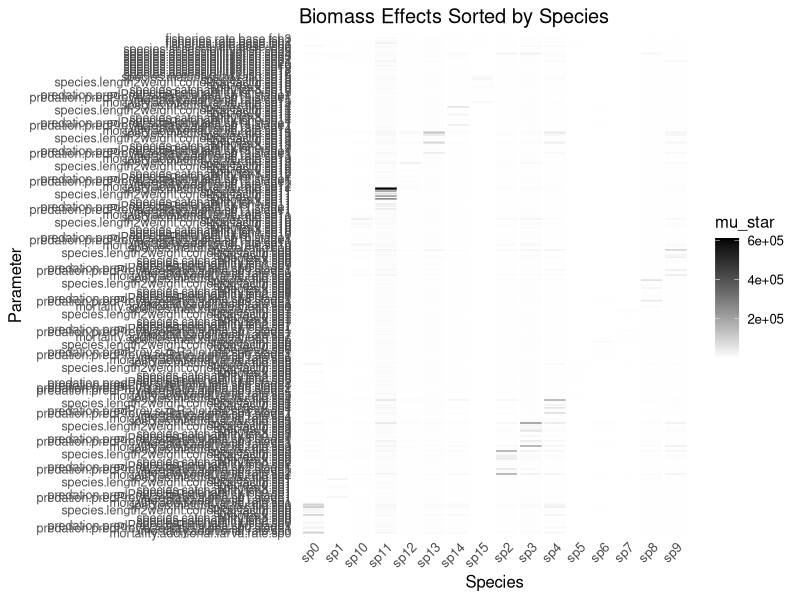

This figure's R source:
library(data.table)
library(ggplot2)
library(viridis)  # 更美观的色带
library(stringr)
library(ggplot2)

plot_EE_heatmap <- function(
    EE_stats,
    value_col = "mu_star",
    cluster_rows = FALSE,
    cluster_cols = FALSE,
    out_file = NULL,
    base_width = 8,
    row_height = 0.25,
    title = "Elementary Effects (μ*)"
) {
  stopifnot(value_col %in% names(EE_stats))
  
  heat_dt <- dcast(EE_stats, param_name ~ species, value.var = value_col)
  
  # 保持param_name因子顺序
  heat_dt[, param_name := factor(param_name, levels = levels(EE_stats$param_name))]
  setorder(heat_dt, param_name)
  
  heat_mat <- as.matrix(heat_dt[, -1, with = FALSE])
  rownames(heat_mat) <- heat_dt$param_name
  
  if (cluster_rows) {
    row_order <- hclust(dist(heat_mat))$order
    heat_mat <- heat_mat[row_order, , drop = FALSE]
  }
  if (cluster_cols) {
    col_order <- hclust(dist(t(heat_mat)))$order
    heat_mat <- heat_mat[, col_order, drop = FALSE]
  }
  
  heat_long <- as.data.table(as.table(heat_mat))
  setnames(heat_long, c("param_name", "species", "value"))
  
  # 保持y轴因子顺序
  heat_long[, param_name := factor(param_name, levels = levels(EE_stats$param_name))]
  
  n_param <- length(levels(heat_long$param_name))
  plot_height <- max(4, n_param * row_height)
  
  p <- ggplot(heat_long, aes(x = species, y = param_name, fill = value)) +
    geom_tile(color = "white", width = 0.9, height = 0.9) +
    scale_fill_gradient(name = value_col, low = "white", high = "black") +
    theme_minimal(base_size = 12) +
    theme(
      axis.text.x = element_text(angle = 45, hjust = 1),
      axis.text.y = element_text(size = 9),
      panel.grid = element_blank(),
      plot.background = element_rect(fill = "white", color = NA)
    ) +
    labs(x = "Species", y = "Parameter", title = title)
  
  if (!is.null(out_file)) {
    ggsave(
      filename = out_file,
      plot = p,
      width = base_width,
      height = plot_height,
      units = "in",
      dpi = 300,
      limitsize = FALSE
    )
    message("✓ Heatmap saved to: ", out_file)
  } else {
    print(p)
  }
  
  invisible(p)
}

# ---- EE_stats 数据 ----
EE_stats <- fread("5.elementary_effect/EE_outputs/EE_biomass_by_species_stats.csv")
# ---- EE_stats 是 data.table 且有 param_name 列 ----

# 假设 EE_stats 中 param_name 是参数名称（如 predation.xx.sp0）
# 提取 param_name 中的 sp 编号作为 sp_order（允许无 sp 的参数）
EE_stats[, sp_order := str_extract(param_name, "sp\\d+")]
EE_stats[, sp_order := as.integer(str_remove(sp_order, "sp"))]

# 按 sp_order 数值排序，NA（无 sp 的参数）排在最后
EE_stats[, sp_order_na := is.na(sp_order)]
setorder(EE_stats, sp_order_na, sp_order, param_name)
EE_stats[, sp_order_na := NULL]

# 现在 param_name 按排序好的顺序变成因子levels
EE_stats[, param_name := factor(param_name, levels = unique(param_name))]

# 可选：删除临时列
EE_stats[, c("sp_index", "sp_order", "is_na_sp") := NULL]

plot_EE_heatmap(
  EE_stats,
  value_col = "mu_star",
  cluster_rows = FALSE,  # 手动排序，不要再聚类
  cluster_cols = TRUE,   # 可选
  out_file = "figures/EE_heatmap_sorted_by_species.png",
  base_width = 10,
  row_height = 0.3,
  title = "Biomass Effects Sorted by Species"
)
